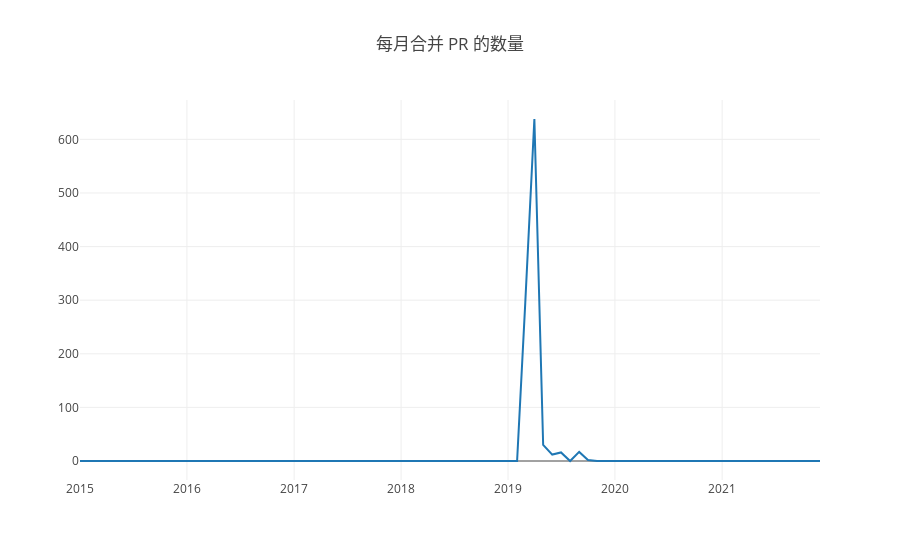

Notebook cell for this chart:
### Code cell
openDigger.render.plotly(
    [
        {x: year_month_axis,
         y: pull_request_merged_per_month,
         mode: 'scatter',
         name: 'PR 合并数量'}
    ],
    {
        title: '每月合并 PR 的数量'
    }
)

### Figure 1 — Plotly figure (JSON) as saved in the notebook; plotly's stock layout.template omitted (floating-point values rounded to 4 significant figures)
{"data": [{"mode": "scatter", "name": "PR 合并数量", "x": ["2015-1", "2015-2", "2015-3", "2015-4", "2015-5", "2015-6", "2015-7", "2015-8", "2015-9", "2015-10", "2015-11", "2015-12", "2016-1", "2016-2", "2016-3", "2016-4", "2016-5", "2016-6", "2016-7", "2016-8", "2016-9", "2016-10", "2016-11", "2016-12", "2017-1", "2017-2", "2017-3", "2017-4", "2017-5", "2017-6", "2017-7", "2017-8", "2017-9", "2017-10", "2017-11", "2017-12", "2018-1", "2018-2", "2018-3", "2018-4", "2018-5", "2018-6", "2018-7", "2018-8", "2018-9", "2018-10", "2018-11", "2018-12", "2019-1", "2019-2", "2019-3", "2019-4", "2019-5", "2019-6", "2019-7", "2019-8", "2019-9", "2019-10", "2019-11", "2019-12", "2020-1", "2020-2", "2020-3", "2020-4", "2020-5", "2020-6", "2020-7", "2020-8", "2020-9", "2020-10", "2020-11", "2020-12", "2021-1", "2021-2", "2021-3", "2021-4", "2021-5", "2021-6", "2021-7", "2021-8", "2021-9", "2021-10", "2021-11", "2021-12"], "y": ["0", "0", "0", "0", "0", "0", "0", "0", "0", "0", "0", "0", "0", "0", "0", "0", "0", "0", "0", "0", "0", "0", "0", "0", "0", "0", "0", "0", "0", "0", "0", "0", "0", "0", "0", "0", "0", "0", "0", "0", "0", "0", "0", "0", "0", "0", "0", "0", "0", "0", "296", "638", "30", "12", "16", "0", "17", "2", "0", "0", "0", "0", "0", "0", "0", "0", "0", "0", "0", "0", "0", "0", "0", "0", "0", "0", "0", "0", "0", "0", "0", "0", "0", "0"]}], "layout": {"autosize": true, "title": {"text": "每月合并 PR 的数量"}, "xaxis": {"autorange": true, "range": ["2015-01-01", "2021-12-01"], "type": "date"}, "yaxis": {"autorange": true, "range": [-35.44, 673.4], "type": "linear"}}}
